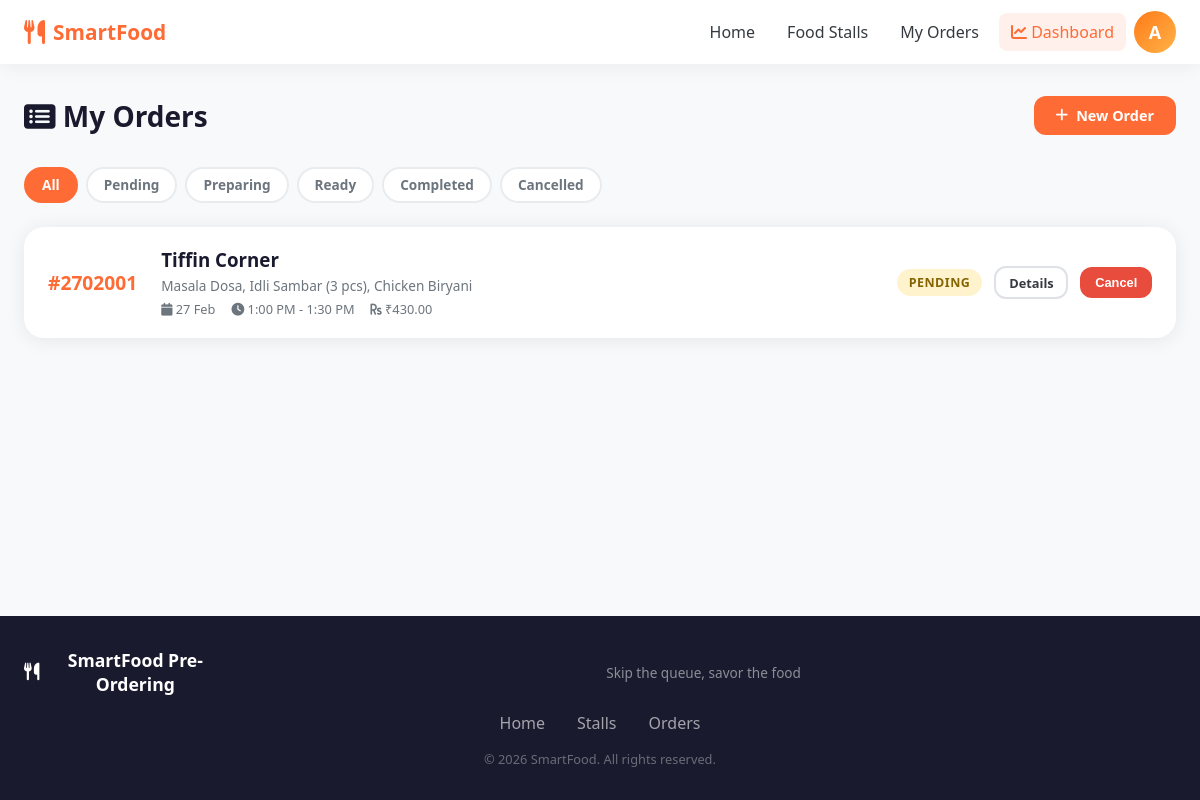
/orders/ (signed in), run on an earlier commit of the app's database.
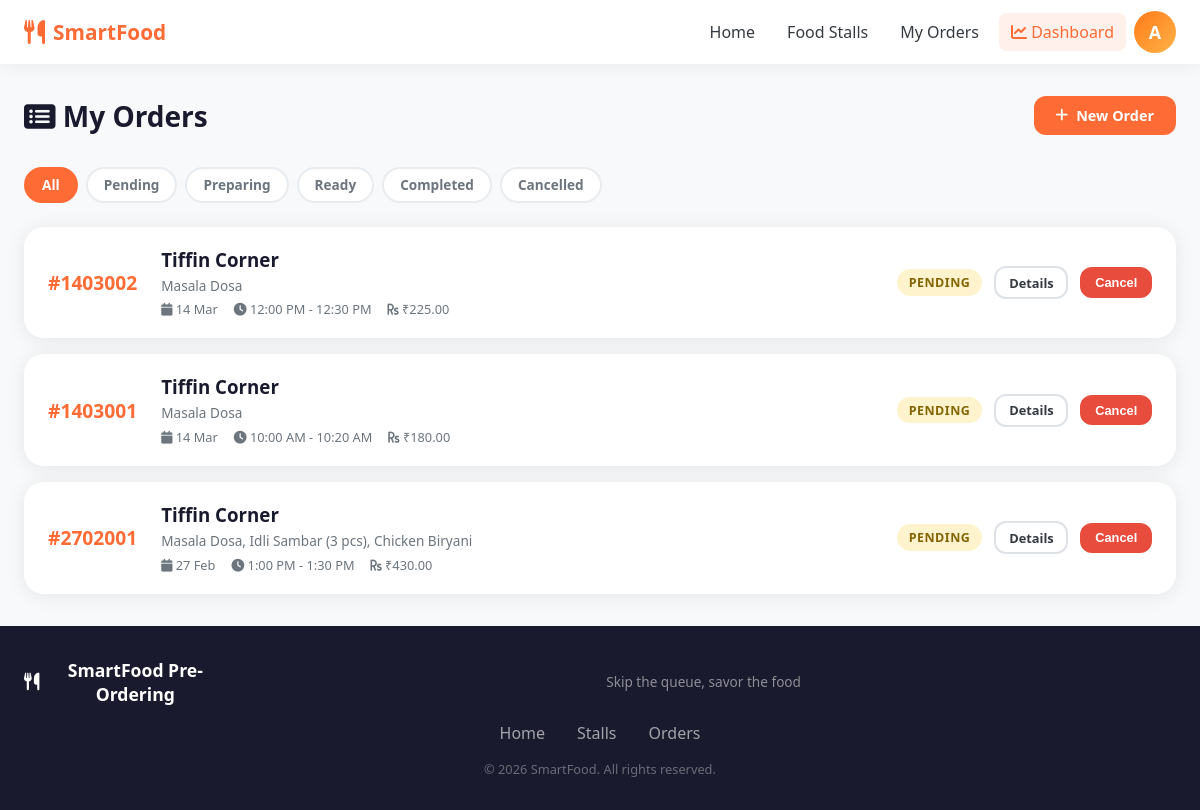
And on a later commit of the database.
### apps/users/models.py (models this page shows, shortened)
class User(AbstractUser):
    ROLE_CHOICES = [
        ('student', 'Student'),
        ('admin', 'Admin'),
        ('stall_owner', 'Stall Owner'),
    ]
    role = models.CharField(max_length=20, choices=ROLE_CHOICES, default='student')
    student_id = models.CharField(max_length=20, blank=True, null=True, unique=True)
    phone = models.CharField(max_length=15, blank=True)
    profile_pic = models.ImageField(upload_to='profiles/', blank=True, null=True)
    class Meta:
        verbose_name = 'User'
        verbose_name_plural = 'Users'

### apps/orders/models.py (models this page shows, shortened)
class Order(models.Model):
    user = models.ForeignKey(User, on_delete=models.CASCADE, related_name='orders')
    stall = models.ForeignKey(FoodStall, on_delete=models.CASCADE, related_name='orders')
    break_slot = models.CharField(max_length=5, choices=BREAK_SLOT_CHOICES)
    pickup_date = models.DateField()
    status = models.CharField(max_length=20, choices=ORDER_STATUS_CHOICES, default='pending')
    total_amount = models.DecimalField(max_digits=10, decimal_places=2, default=0)
    special_instructions = models.TextField(blank=True)
    token_number = models.CharField(max_length=10, blank=True)
    created_at = models.DateTimeField(auto_now_add=True)
    updated_at = models.DateTimeField(auto_now=True)
    estimated_ready_time = models.DateTimeField(null=True, blank=True)
    class Meta:
        ordering = ['-created_at']

class OrderItem(models.Model):
    order = models.ForeignKey(Order, on_delete=models.CASCADE, related_name='order_items')
    menu_item = models.ForeignKey(MenuItem, on_delete=models.CASCADE)
    quantity = models.PositiveIntegerField(default=1)
    price_at_order = models.DecimalField(max_digits=8, decimal_places=2)
    customization = models.TextField(blank=True)

### apps/stalls/models.py (models this page shows, shortened)
class FoodStall(models.Model):
    name = models.CharField(max_length=100)
    description = models.TextField(blank=True)
    owner = models.ForeignKey(User, on_delete=models.SET_NULL, null=True, related_name='stalls')
    image = models.ImageField(upload_to='stalls/', blank=True, null=True)
    location = models.CharField(max_length=200, blank=True)
    is_open = models.BooleanField(default=True)
    max_capacity = models.IntegerField(default=50, help_text="Maximum orders per break slot")
    created_at = models.DateTimeField(auto_now_add=True)

class MenuItem(models.Model):
    CATEGORY_CHOICES = [
        ('snacks', 'Snacks'),
        ('meals', 'Meals'),
        ('beverages', 'Beverages'),
        ('desserts', 'Desserts'),
        ('combos', 'Combos'),
    ]
    stall = models.ForeignKey(FoodStall, on_delete=models.CASCADE, related_name='menu_items')
    name = models.CharField(max_length=100)
    description = models.TextField(blank=True)
    price = models.DecimalField(max_digits=8, decimal_places=2)
    category = models.CharField(max_length=20, choices=CATEGORY_CHOICES, default='snacks')
    image = models.ImageField(upload_to='menu_items/', blank=True, null=True)
    is_available = models.BooleanField(default=True)
    prep_time_minutes = models.IntegerField(default=10)
    calories = models.IntegerField(null=True, blank=True)
    is_vegetarian = models.BooleanField(default=False)
    created_at = models.DateTimeField(auto_now_add=True)

### apps/orders/views.py (the view)
# urls.py: path('orders/', views.my_orders, name='my_orders'),
@login_required
def my_orders(request):
    orders = Order.objects.filter(user=request.user).select_related('stall').prefetch_related('order_items__menu_item')
    status_filter = request.GET.get('status')
    if status_filter:
        orders = orders.filter(status=status_filter)
    return render(request, 'orders/my_orders.html', {
        'orders': orders,
        'status_filter': status_filter,
    })

### templates/orders/my_orders.html (shortened to what this page needs)
{% extends 'base/base.html' %}
{% load static %}
{% block content %}
<div class="container">
    <div class="page-header">
        <h1><i class="fas fa-list-alt"></i> My Orders</h1>
        <a href="{% url 'stall_list' %}" class="btn btn-primary">
            <i class="fas fa-plus"></i> New Order
        </a>
    </div>
    <div class="filter-tabs">
        <a href="{% url 'my_orders' %}" class="filter-tab {% if not status_filter %}active{% endif %}">All</a>
        <a href="?status=pending" class="filter-tab {% if status_filter == 'pending' %}active{% endif %}">Pending</a>
        <a href="?status=preparing" class="filter-tab {% if status_filter == 'preparing' %}active{% endif %}">Preparing</a>
        <a href="?status=ready" class="filter-tab {% if status_filter == 'ready' %}active{% endif %}">Ready</a>
        <a href="?status=completed" class="filter-tab {% if status_filter == 'completed' %}active{% endif %}">Completed</a>
        <a href="?status=cancelled" class="filter-tab {% if status_filter == 'cancelled' %}active{% endif %}">Cancelled</a>
    </div>
    {% if orders %}
    <div class="orders-list">
        {% for order in orders %}
        <div class="order-list-card">
            <div class="olc-token">#{{ order.token_number }}</div>
            <div class="olc-info">
                <h3>{{ order.stall.name }}</h3>
                <div class="olc-items">
                    {% for item in order.order_items.all|slice:":3" %}
                        {{ item.menu_item.name }}{% if not forloop.last %}, {% endif %}
                    {% endfor %}
                </div>
                <div class="olc-meta">
                    <span><i class="fas fa-calendar"></i> {{ order.pickup_date|date:"d M" }}</span>
                    <span><i class="fas fa-clock"></i> {{ order.get_break_slot_display }}</span>
                    <span><i class="fas fa-rupee-sign"></i> ₹{{ order.total_amount }}</span>
                </div>
            </div>
            <div class="olc-right">
                <span class="status-badge status-{{ order.status }}">{{ order.get_status_display }}</span>
                <a href="{% url 'order_detail' order.pk %}" class="btn btn-sm btn-outline">Details</a>
                {% if order.status in 'pending,confirmed' %}
                <form action="{% url 'cancel_order' order.pk %}" method="post"
                      onsubmit="return confirm('Cancel this order?')" style="display:inline">
                    <button type="submit" class="btn btn-sm btn-danger">Cancel</button>
                </form>
                {% endif %}
            </div>
        </div>
        {% endfor %}
    </div>
    {% endif %}
</div>
{% endblock %}

### templates/base/base.html (shortened to what this page needs)
<!doctype html>
<html lang="en">
  <head>
    {% load static %}
    <link rel="stylesheet" href="{% static 'css/main.css' %}" />
    <link
      rel="stylesheet"
      href="https://cdnjs.cloudflare.com/ajax/libs/font-awesome/6.4.0/css/all.min.css"
    />
  </head>
  <body class="{% block body_class %}{% endblock %}">
    <nav class="navbar">
      <div class="nav-container">
        <a href="{% url 'home' %}" class="nav-brand">
          <i class="fas fa-utensils"></i>
          <span>SmartFood</span>
        </a>
        <div class="nav-links">
          <a href="{% url 'home' %}" class="nav-link">Home</a>
          <a href="{% url 'stall_list' %}" class="nav-link">Food Stalls</a>
          {% if user.is_authenticated %}
          <a href="{% url 'my_orders' %}" class="nav-link">My Orders</a>
          {% if user.is_staff or user.is_stall_owner or user.role == 'admin' %}
          <a href="{% url 'admin_dashboard' %}" class="nav-link nav-admin">
            <i class="fas fa-chart-line"></i> Dashboard
          </a>
          {% endif %}
          <div class="user-menu" id="userMenu">
            <div class="avatar-circle" onclick="toggleDropdown()">
              {{ user.username|first|upper }}
            </div>
          </div>
          {% else %}
          <a href="{% url 'login' %}" class="btn btn-outline">Login</a>
          <a href="{% url 'register' %}" class="btn btn-primary">Register</a>
          {% endif %}
        </div>
      </div>
    </nav>
    <main class="main-content">{% block content %}{% endblock %}</main>
    <footer class="footer">
      <div class="footer-container">
        <div class="footer-brand">
          <i class="fas fa-utensils"></i>
          <strong>SmartFood Pre-Ordering</strong>
          <p>Skip the queue, savor the food</p>
        </div>
        <div class="footer-links">
          <a href="{% url 'home' %}">Home</a>
          <a href="{% url 'stall_list' %}">Stalls</a>
          {% if user.is_authenticated %}
          <a href="{% url 'my_orders' %}">Orders</a>
          {% endif %}
        </div>
        <p class="footer-copy">&copy; 2026 SmartFood. All rights reserved.</p>
      </div>
    </footer>
  </body>
</html>

What changed in the data, as far as the page shows it:
added Order: token_number "1403002", stall.name "Tiffin Corner", pickup_date "14 Mar", break_slot "12:00 PM - 12:30 PM", total_amount "225.00", status "PENDING", shows "Cancel"
added OrderItem: menu_item.name "Masala Dosa", shown under "1403002"
added Order: token_number "1403001", stall.name "Tiffin Corner", pickup_date "14 Mar", break_slot "10:00 AM - 10:20 AM", total_amount "180.00", status "PENDING", shows "Cancel"
added OrderItem: menu_item.name "Masala Dosa", shown under "1403001"
